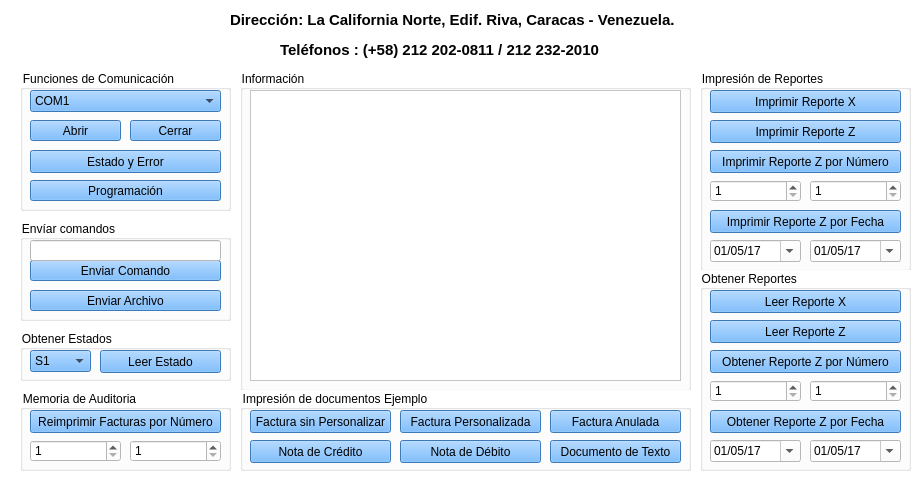
<?xml version="1.0" encoding="UTF-8"?>
<ui version="4.0">
 <class>DemoPython</class>
 <widget class="QMainWindow" name="DemoPython">
  <property name="windowModality">
   <enum>Qt::NonModal</enum>
  </property>
  <property name="geometry">
   <rect>
    <x>0</x>
    <y>0</y>
    <width>920</width>
    <height>500</height>
   </rect>
  </property>
  <property name="minimumSize">
   <size>
    <width>920</width>
    <height>500</height>
   </size>
  </property>
  <property name="maximumSize">
   <size>
    <width>920</width>
    <height>500</height>
   </size>
  </property>
  <property name="cursor">
   <cursorShape>ArrowCursor</cursorShape>
  </property>
  <property name="windowTitle">
   <string>Venezuela Demo 4.0 -  Python2.7</string>
  </property>
  <property name="accessibleDescription">
   <string/>
  </property>
  <property name="layoutDirection">
   <enum>Qt::RightToLeft</enum>
  </property>
  <property name="styleSheet">
   <string notr="true">background-color: rgb(255, 255, 255);</string>
  </property>
  <widget class="QWidget" name="centralwidget">
   <widget class="QGroupBox" name="groupBox1">
    <property name="geometry">
     <rect>
      <x>20</x>
      <y>70</y>
      <width>211</width>
      <height>141</height>
     </rect>
    </property>
    <property name="layoutDirection">
     <enum>Qt::LeftToRight</enum>
    </property>
    <property name="title">
     <string>Funciones de Comunicación</string>
    </property>
    <widget class="QPushButton" name="btnabrir">
     <property name="geometry">
      <rect>
       <x>10</x>
       <y>50</y>
       <width>91</width>
       <height>21</height>
      </rect>
     </property>
     <property name="styleSheet">
      <string notr="true">background-color: rgb(85, 170, 255);</string>
     </property>
     <property name="text">
      <string>Abrir</string>
     </property>
    </widget>
    <widget class="QPushButton" name="btncerrar">
     <property name="geometry">
      <rect>
       <x>110</x>
       <y>50</y>
       <width>91</width>
       <height>21</height>
      </rect>
     </property>
     <property name="styleSheet">
      <string notr="true">background-color: rgb(85, 170, 255);</string>
     </property>
     <property name="text">
      <string>Cerrar</string>
     </property>
    </widget>
    <widget class="QComboBox" name="cmbports">
     <property name="geometry">
      <rect>
       <x>10</x>
       <y>20</y>
       <width>191</width>
       <height>22</height>
      </rect>
     </property>
     <property name="layoutDirection">
      <enum>Qt::LeftToRight</enum>
     </property>
     <property name="styleSheet">
      <string notr="true">background-color: rgb(0, 85, 255);
background-color: rgb(85, 170, 255);</string>
     </property>
     <property name="currentIndex">
      <number>0</number>
     </property>
     <item>
      <property name="text">
       <string>COM1</string>
      </property>
     </item>
     <item>
      <property name="text">
       <string>COM2</string>
      </property>
     </item>
     <item>
      <property name="text">
       <string>COM3</string>
      </property>
     </item>
     <item>
      <property name="text">
       <string>COM4</string>
      </property>
     </item>
     <item>
      <property name="text">
       <string>COM5</string>
      </property>
     </item>
     <item>
      <property name="text">
       <string>COM6</string>
      </property>
     </item>
     <item>
      <property name="text">
       <string>COM7</string>
      </property>
     </item>
     <item>
      <property name="text">
       <string>COM8</string>
      </property>
     </item>
     <item>
      <property name="text">
       <string>COM9</string>
      </property>
     </item>
    </widget>
    <widget class="QPushButton" name="btnestadoerror">
     <property name="geometry">
      <rect>
       <x>10</x>
       <y>80</y>
       <width>191</width>
       <height>23</height>
      </rect>
     </property>
     <property name="styleSheet">
      <string notr="true">background-color: rgb(85, 170, 255);</string>
     </property>
     <property name="text">
      <string>Estado y Error</string>
     </property>
    </widget>
    <widget class="QPushButton" name="btnprogramacion">
     <property name="geometry">
      <rect>
       <x>10</x>
       <y>110</y>
       <width>191</width>
       <height>21</height>
      </rect>
     </property>
     <property name="styleSheet">
      <string notr="true">background-color: rgb(85, 170, 255);</string>
     </property>
     <property name="text">
      <string>Programación</string>
     </property>
    </widget>
   </widget>
   <widget class="QGroupBox" name="groupBox">
    <property name="geometry">
     <rect>
      <x>240</x>
      <y>70</y>
      <width>451</width>
      <height>321</height>
     </rect>
    </property>
    <property name="layoutDirection">
     <enum>Qt::LeftToRight</enum>
    </property>
    <property name="title">
     <string>Información</string>
    </property>
    <widget class="QTextEdit" name="txt_informacion">
     <property name="geometry">
      <rect>
       <x>10</x>
       <y>20</y>
       <width>431</width>
       <height>291</height>
      </rect>
     </property>
     <property name="font">
      <font>
       <pointsize>10</pointsize>
      </font>
     </property>
     <property name="textInteractionFlags">
      <set>Qt::TextSelectableByMouse</set>
     </property>
    </widget>
   </widget>
   <widget class="QGroupBox" name="groupBox_2">
    <property name="geometry">
     <rect>
      <x>20</x>
      <y>220</y>
      <width>211</width>
      <height>101</height>
     </rect>
    </property>
    <property name="layoutDirection">
     <enum>Qt::LeftToRight</enum>
    </property>
    <property name="title">
     <string>Envíar comandos</string>
    </property>
    <widget class="QPushButton" name="btnenviar">
     <property name="geometry">
      <rect>
       <x>10</x>
       <y>40</y>
       <width>191</width>
       <height>21</height>
      </rect>
     </property>
     <property name="styleSheet">
      <string notr="true">background-color: rgb(85, 170, 255);</string>
     </property>
     <property name="text">
      <string>Enviar Comando</string>
     </property>
    </widget>
    <widget class="QLineEdit" name="txt_cmd">
     <property name="geometry">
      <rect>
       <x>10</x>
       <y>20</y>
       <width>191</width>
       <height>21</height>
      </rect>
     </property>
    </widget>
    <widget class="QPushButton" name="btnarchivo">
     <property name="geometry">
      <rect>
       <x>10</x>
       <y>70</y>
       <width>191</width>
       <height>21</height>
      </rect>
     </property>
     <property name="styleSheet">
      <string notr="true">background-color: rgb(85, 170, 255);</string>
     </property>
     <property name="text">
      <string>Enviar Archivo</string>
     </property>
    </widget>
   </widget>
   <widget class="QGroupBox" name="groupBox_4">
    <property name="geometry">
     <rect>
      <x>700</x>
      <y>70</y>
      <width>211</width>
      <height>201</height>
     </rect>
    </property>
    <property name="layoutDirection">
     <enum>Qt::LeftToRight</enum>
    </property>
    <property name="title">
     <string>Impresión de Reportes</string>
    </property>
    <widget class="QPushButton" name="btnimprimirX">
     <property name="geometry">
      <rect>
       <x>10</x>
       <y>20</y>
       <width>191</width>
       <height>23</height>
      </rect>
     </property>
     <property name="styleSheet">
      <string notr="true">background-color: rgb(85, 170, 255);</string>
     </property>
     <property name="text">
      <string>Imprimir Reporte X</string>
     </property>
    </widget>
    <widget class="QPushButton" name="btnimprimirZ">
     <property name="geometry">
      <rect>
       <x>10</x>
       <y>50</y>
       <width>191</width>
       <height>23</height>
      </rect>
     </property>
     <property name="styleSheet">
      <string notr="true">background-color: rgb(85, 170, 255);</string>
     </property>
     <property name="text">
      <string>Imprimir Reporte Z</string>
     </property>
    </widget>
    <widget class="QSpinBox" name="imp_num_ini">
     <property name="geometry">
      <rect>
       <x>10</x>
       <y>110</y>
       <width>91</width>
       <height>22</height>
      </rect>
     </property>
     <property name="minimum">
      <number>1</number>
     </property>
     <property name="maximum">
      <number>999999999</number>
     </property>
    </widget>
    <widget class="QSpinBox" name="imp_num_fin">
     <property name="geometry">
      <rect>
       <x>110</x>
       <y>110</y>
       <width>91</width>
       <height>22</height>
      </rect>
     </property>
     <property name="minimum">
      <number>1</number>
     </property>
     <property name="maximum">
      <number>999999999</number>
     </property>
    </widget>
    <widget class="QPushButton" name="btnZnumero_imp">
     <property name="geometry">
      <rect>
       <x>10</x>
       <y>80</y>
       <width>191</width>
       <height>23</height>
      </rect>
     </property>
     <property name="styleSheet">
      <string notr="true">background-color: rgb(85, 170, 255);</string>
     </property>
     <property name="text">
      <string>Imprimir Reporte Z por Número</string>
     </property>
    </widget>
    <widget class="QPushButton" name="btnZfecha_imp">
     <property name="geometry">
      <rect>
       <x>10</x>
       <y>140</y>
       <width>191</width>
       <height>23</height>
      </rect>
     </property>
     <property name="styleSheet">
      <string notr="true">background-color: rgb(85, 170, 255);</string>
     </property>
     <property name="text">
      <string>Imprimir Reporte Z por Fecha</string>
     </property>
    </widget>
    <widget class="QDateEdit" name="imp_date_ini">
     <property name="geometry">
      <rect>
       <x>10</x>
       <y>170</y>
       <width>91</width>
       <height>22</height>
      </rect>
     </property>
     <property name="date">
      <date>
       <year>2017</year>
       <month>5</month>
       <day>1</day>
      </date>
     </property>
     <property name="currentSection">
      <enum>QDateTimeEdit::DaySection</enum>
     </property>
     <property name="displayFormat">
      <string>dd/MM/yy</string>
     </property>
     <property name="calendarPopup">
      <bool>true</bool>
     </property>
    </widget>
    <widget class="QDateEdit" name="imp_date_fin">
     <property name="geometry">
      <rect>
       <x>110</x>
       <y>170</y>
       <width>91</width>
       <height>22</height>
      </rect>
     </property>
     <property name="date">
      <date>
       <year>2017</year>
       <month>5</month>
       <day>1</day>
      </date>
     </property>
     <property name="displayFormat">
      <string>dd/MM/yy</string>
     </property>
     <property name="calendarPopup">
      <bool>true</bool>
     </property>
    </widget>
   </widget>
   <widget class="QGroupBox" name="groupBox_5">
    <property name="geometry">
     <rect>
      <x>240</x>
      <y>390</y>
      <width>451</width>
      <height>81</height>
     </rect>
    </property>
    <property name="layoutDirection">
     <enum>Qt::LeftToRight</enum>
    </property>
    <property name="title">
     <string>Impresión de documentos Ejemplo</string>
    </property>
    <widget class="QPushButton" name="btnFactura">
     <property name="geometry">
      <rect>
       <x>10</x>
       <y>20</y>
       <width>141</width>
       <height>23</height>
      </rect>
     </property>
     <property name="styleSheet">
      <string notr="true">background-color: rgb(85, 170, 255);</string>
     </property>
     <property name="text">
      <string>Factura sin Personalizar</string>
     </property>
    </widget>
    <widget class="QPushButton" name="btnFacturaPer">
     <property name="geometry">
      <rect>
       <x>160</x>
       <y>20</y>
       <width>141</width>
       <height>23</height>
      </rect>
     </property>
     <property name="styleSheet">
      <string notr="true">background-color: rgb(85, 170, 255);</string>
     </property>
     <property name="text">
      <string>Factura Personalizada</string>
     </property>
    </widget>
    <widget class="QPushButton" name="btnFacturaAnu">
     <property name="geometry">
      <rect>
       <x>310</x>
       <y>20</y>
       <width>131</width>
       <height>23</height>
      </rect>
     </property>
     <property name="styleSheet">
      <string notr="true">background-color: rgb(85, 170, 255);</string>
     </property>
     <property name="text">
      <string>Factura Anulada</string>
     </property>
    </widget>
    <widget class="QPushButton" name="btnNotaCredito">
     <property name="geometry">
      <rect>
       <x>10</x>
       <y>50</y>
       <width>141</width>
       <height>23</height>
      </rect>
     </property>
     <property name="styleSheet">
      <string notr="true">background-color: rgb(85, 170, 255);</string>
     </property>
     <property name="text">
      <string>Nota de Crédito</string>
     </property>
    </widget>
    <widget class="QPushButton" name="btnNotaDebito">
     <property name="geometry">
      <rect>
       <x>160</x>
       <y>50</y>
       <width>141</width>
       <height>23</height>
      </rect>
     </property>
     <property name="styleSheet">
      <string notr="true">background-color: rgb(85, 170, 255);</string>
     </property>
     <property name="text">
      <string>Nota de Débito</string>
     </property>
    </widget>
    <widget class="QPushButton" name="btnDocNoFiscal">
     <property name="geometry">
      <rect>
       <x>310</x>
       <y>50</y>
       <width>131</width>
       <height>23</height>
      </rect>
     </property>
     <property name="styleSheet">
      <string notr="true">background-color: rgb(85, 170, 255);</string>
     </property>
     <property name="text">
      <string>Documento de Texto</string>
     </property>
    </widget>
   </widget>
   <widget class="QGroupBox" name="groupBox_3">
    <property name="geometry">
     <rect>
      <x>20</x>
      <y>330</y>
      <width>211</width>
      <height>51</height>
     </rect>
    </property>
    <property name="layoutDirection">
     <enum>Qt::LeftToRight</enum>
    </property>
    <property name="title">
     <string>Obtener Estados </string>
    </property>
    <widget class="QPushButton" name="btnestado">
     <property name="geometry">
      <rect>
       <x>80</x>
       <y>20</y>
       <width>121</width>
       <height>23</height>
      </rect>
     </property>
     <property name="styleSheet">
      <string notr="true">background-color: rgb(85, 170, 255);</string>
     </property>
     <property name="text">
      <string>Leer Estado</string>
     </property>
    </widget>
    <widget class="QComboBox" name="cmbestado">
     <property name="geometry">
      <rect>
       <x>10</x>
       <y>20</y>
       <width>61</width>
       <height>22</height>
      </rect>
     </property>
     <property name="layoutDirection">
      <enum>Qt::LeftToRight</enum>
     </property>
     <property name="styleSheet">
      <string notr="true">background-color: rgb(85, 170, 255);</string>
     </property>
     <item>
      <property name="text">
       <string>S1</string>
      </property>
     </item>
     <item>
      <property name="text">
       <string>S2</string>
      </property>
     </item>
     <item>
      <property name="text">
       <string>S3</string>
      </property>
     </item>
     <item>
      <property name="text">
       <string>S4</string>
      </property>
     </item>
     <item>
      <property name="text">
       <string>S5</string>
      </property>
     </item>
     <item>
      <property name="text">
       <string>S6</string>
      </property>
     </item>
    </widget>
   </widget>
   <widget class="QGroupBox" name="groupBox_6">
    <property name="geometry">
     <rect>
      <x>700</x>
      <y>270</y>
      <width>211</width>
      <height>201</height>
     </rect>
    </property>
    <property name="layoutDirection">
     <enum>Qt::LeftToRight</enum>
    </property>
    <property name="title">
     <string>Obtener Reportes </string>
    </property>
    <widget class="QSpinBox" name="obt_num_ini">
     <property name="geometry">
      <rect>
       <x>10</x>
       <y>110</y>
       <width>91</width>
       <height>22</height>
      </rect>
     </property>
     <property name="minimum">
      <number>1</number>
     </property>
     <property name="maximum">
      <number>9999</number>
     </property>
    </widget>
    <widget class="QSpinBox" name="obt_num_fin">
     <property name="geometry">
      <rect>
       <x>110</x>
       <y>110</y>
       <width>91</width>
       <height>22</height>
      </rect>
     </property>
     <property name="minimum">
      <number>1</number>
     </property>
     <property name="maximum">
      <number>9999</number>
     </property>
    </widget>
    <widget class="QPushButton" name="btnZnumero_obt">
     <property name="geometry">
      <rect>
       <x>10</x>
       <y>80</y>
       <width>191</width>
       <height>23</height>
      </rect>
     </property>
     <property name="styleSheet">
      <string notr="true">background-color: rgb(85, 170, 255);</string>
     </property>
     <property name="text">
      <string>Obtener Reporte Z por Número</string>
     </property>
    </widget>
    <widget class="QDateEdit" name="obt_date_fin">
     <property name="geometry">
      <rect>
       <x>110</x>
       <y>170</y>
       <width>91</width>
       <height>22</height>
      </rect>
     </property>
     <property name="date">
      <date>
       <year>2017</year>
       <month>5</month>
       <day>1</day>
      </date>
     </property>
     <property name="displayFormat">
      <string>dd/MM/yy</string>
     </property>
     <property name="calendarPopup">
      <bool>true</bool>
     </property>
    </widget>
    <widget class="QPushButton" name="btnZfecha_obt">
     <property name="geometry">
      <rect>
       <x>10</x>
       <y>140</y>
       <width>191</width>
       <height>23</height>
      </rect>
     </property>
     <property name="styleSheet">
      <string notr="true">background-color: rgb(85, 170, 255);</string>
     </property>
     <property name="text">
      <string>Obtener Reporte Z por Fecha</string>
     </property>
    </widget>
    <widget class="QDateEdit" name="obt_date_ini">
     <property name="geometry">
      <rect>
       <x>10</x>
       <y>170</y>
       <width>91</width>
       <height>22</height>
      </rect>
     </property>
     <property name="date">
      <date>
       <year>2017</year>
       <month>5</month>
       <day>1</day>
      </date>
     </property>
     <property name="currentSection">
      <enum>QDateTimeEdit::DaySection</enum>
     </property>
     <property name="displayFormat">
      <string>dd/MM/yy</string>
     </property>
     <property name="calendarPopup">
      <bool>true</bool>
     </property>
    </widget>
    <widget class="QPushButton" name="btnleerX">
     <property name="geometry">
      <rect>
       <x>10</x>
       <y>20</y>
       <width>191</width>
       <height>23</height>
      </rect>
     </property>
     <property name="styleSheet">
      <string notr="true">background-color: rgb(85, 170, 255);</string>
     </property>
     <property name="text">
      <string>Leer Reporte X</string>
     </property>
    </widget>
    <widget class="QPushButton" name="btnleerZ">
     <property name="geometry">
      <rect>
       <x>10</x>
       <y>50</y>
       <width>191</width>
       <height>23</height>
      </rect>
     </property>
     <property name="styleSheet">
      <string notr="true">background-color: rgb(85, 170, 255);</string>
     </property>
     <property name="text">
      <string>Leer Reporte Z</string>
     </property>
    </widget>
   </widget>
   <widget class="QLabel" name="label">
    <property name="geometry">
     <rect>
      <x>230</x>
      <y>10</y>
      <width>471</width>
      <height>21</height>
     </rect>
    </property>
    <property name="text">
     <string>&lt;html&gt;&lt;head/&gt;&lt;body&gt;&lt;p&gt;&lt;span style=&quot; font-size:11pt; font-weight:600;&quot;&gt;Dirección: La California Norte, Edif. Riva, Caracas - Venezuela.&lt;/span&gt;&lt;/p&gt;&lt;/body&gt;&lt;/html&gt;</string>
    </property>
   </widget>
   <widget class="QLabel" name="label_2">
    <property name="geometry">
     <rect>
      <x>280</x>
      <y>40</y>
      <width>381</width>
      <height>21</height>
     </rect>
    </property>
    <property name="text">
     <string>&lt;html&gt;&lt;head/&gt;&lt;body&gt;&lt;p&gt;&lt;span style=&quot; font-size:11pt; font-weight:600;&quot;&gt;Teléfonos : (+58) 212 202-0811 / 212 232-2010&lt;/span&gt;&lt;/p&gt;&lt;/body&gt;&lt;/html&gt;</string>
    </property>
   </widget>
   <widget class="QGroupBox" name="groupBox_7">
    <property name="geometry">
     <rect>
      <x>20</x>
      <y>390</y>
      <width>211</width>
      <height>81</height>
     </rect>
    </property>
    <property name="layoutDirection">
     <enum>Qt::LeftToRight</enum>
    </property>
    <property name="title">
     <string>Memoria de Auditoria</string>
    </property>
    <widget class="QSpinBox" name="reimp_fin">
     <property name="geometry">
      <rect>
       <x>110</x>
       <y>50</y>
       <width>91</width>
       <height>22</height>
      </rect>
     </property>
     <property name="minimum">
      <number>1</number>
     </property>
     <property name="maximum">
      <number>999999999</number>
     </property>
    </widget>
    <widget class="QPushButton" name="btnreipmFact_numero">
     <property name="geometry">
      <rect>
       <x>10</x>
       <y>20</y>
       <width>191</width>
       <height>23</height>
      </rect>
     </property>
     <property name="styleSheet">
      <string notr="true">background-color: rgb(85, 170, 255);</string>
     </property>
     <property name="text">
      <string>Reimprimir Facturas por Número</string>
     </property>
    </widget>
    <widget class="QSpinBox" name="reimp_ini">
     <property name="geometry">
      <rect>
       <x>10</x>
       <y>50</y>
       <width>91</width>
       <height>22</height>
      </rect>
     </property>
     <property name="minimum">
      <number>1</number>
     </property>
     <property name="maximum">
      <number>999999999</number>
     </property>
    </widget>
   </widget>
   <widget class="QLabel" name="label_3">
    <property name="geometry">
     <rect>
      <x>740</x>
      <y>10</y>
      <width>131</width>
      <height>51</height>
     </rect>
    </property>
    <property name="cursor">
     <cursorShape>CrossCursor</cursorShape>
    </property>
    <property name="text">
     <string/>
    </property>
    <property name="textFormat">
     <enum>Qt::AutoText</enum>
    </property>
    <property name="pixmap">
     <pixmap>Imagenes/VEN.png</pixmap>
    </property>
    <property name="scaledContents">
     <bool>true</bool>
    </property>
   </widget>
   <widget class="QLabel" name="label_4">
    <property name="geometry">
     <rect>
      <x>50</x>
      <y>10</y>
      <width>131</width>
      <height>51</height>
     </rect>
    </property>
    <property name="autoFillBackground">
     <bool>false</bool>
    </property>
    <property name="text">
     <string/>
    </property>
    <property name="textFormat">
     <enum>Qt::AutoText</enum>
    </property>
    <property name="pixmap">
     <pixmap>Imagenes/logo.png</pixmap>
    </property>
    <property name="scaledContents">
     <bool>true</bool>
    </property>
    <property name="wordWrap">
     <bool>false</bool>
    </property>
   </widget>
  </widget>
  <widget class="QMenuBar" name="menubar">
   <property name="geometry">
    <rect>
     <x>0</x>
     <y>0</y>
     <width>920</width>
     <height>21</height>
    </rect>
   </property>
   <property name="layoutDirection">
    <enum>Qt::LeftToRight</enum>
   </property>
  </widget>
 </widget>
 <resources/>
 <connections/>
</ui>
